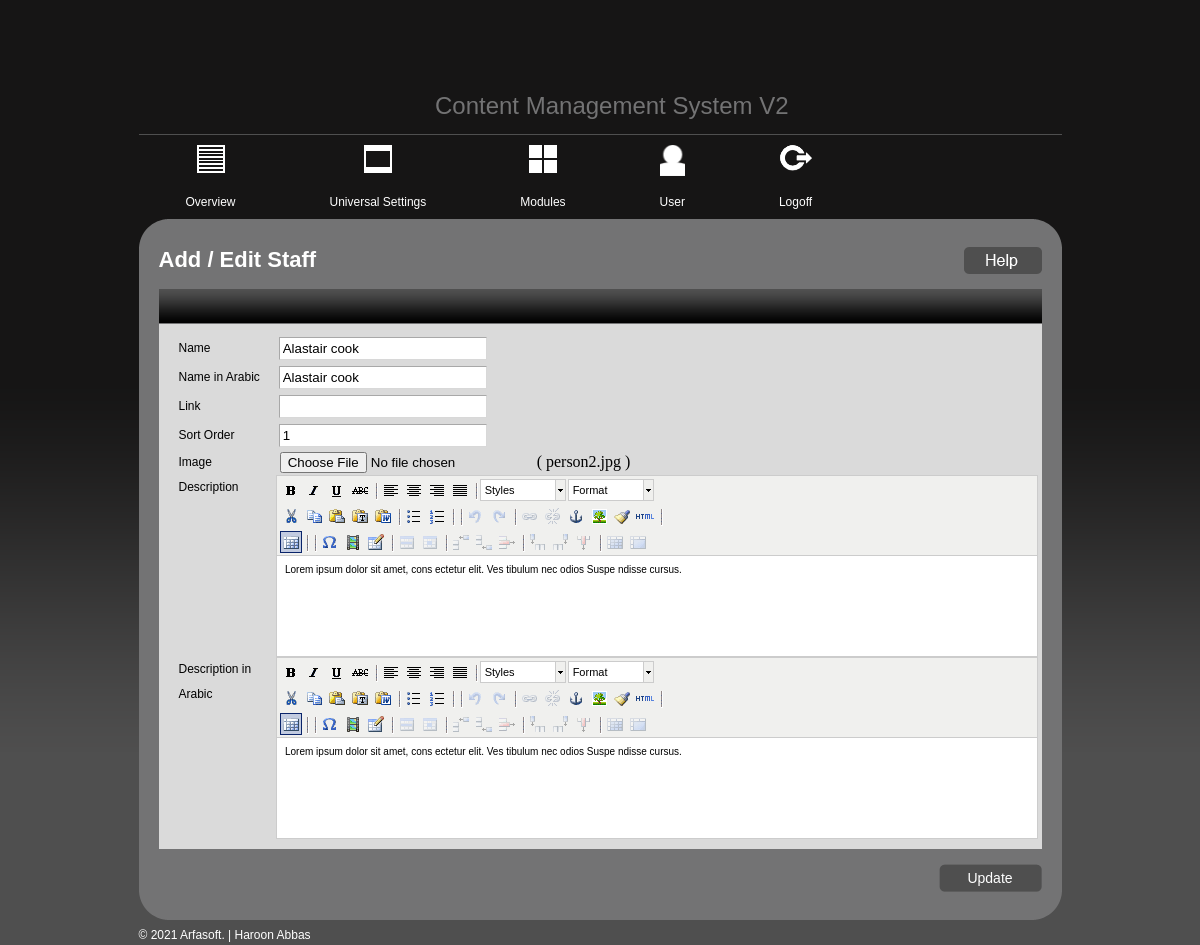
Screenshot of /admin/new_staff.php?args1=1 (signed in) with the database file from the repository.
### tables this page shows
CREATE TABLE `staff_tbl` (
  `id` int(11) NOT NULL,
  `title` varchar(255) NOT NULL,
  `image` varchar(255) NOT NULL,
  `link` varchar(255) NOT NULL,
  `sortorder` int(11) NOT NULL,
  `ar_title` blob NOT NULL,
  `ar_description` blob NOT NULL,
  `description` text NOT NULL,
  `status` int(11) DEFAULT '1'
);

### includes/db_wrapper.php (called while the page is built, shortened)
<?php
class mysqldb
{
    var $host;
    var $user;
    var $password;
    var $db_name;
    var $connection = false;
    var $result;
    var $error_level = 0;
    var $error_desc = "No errors";
    var $num_rows = 0;
    public function __construct($host, $user, $password, $db_name, $port)
    {
        $this->host = isset($host) ? $host : "localhost";
        $this->user = isset($user) ? $user : "root";
        $this->password = isset($password) ? $password : "";
        $this->db_name = isset($db_name) ? $db_name : "cms_db";
    }
    function connect($is_persistent = false)
    {
        if (!$is_persistent)
        {
            $this->connection = @mysqli_connect($this->host, $this->user, $this->password, $this->db_name);
        }
        else
        {
            $this->connection = @mysql_pconnect($this->host, $this->user, $this->password, $this->db_name);
        }
    }
    function error_report()
    {
        $this->error_level = mysqli_errno($this->connection);
        $this->error_desc = mysqli_error($this->connection);
    }
    function query($sqlString)
    {
        $this->sqlString = $sqlString;
        if ($this->connection !== false)
        {
            $this->result = mysqli_query($this->connection, $sqlString);
            if ($this->result)
            {
                $this->affected_rows = mysqli_affected_rows($this->connection);
                if (is_object($this->result))
                {
                    $this->num_rows = mysqli_num_rows($this->result);
                }
                return true;
            }
            else
            {
                $this->affected_rows = 0;
                $this->num_rows = 0;
                $this->add_debug_message(date("d/m/Y - H:i:s") . " - OPERATION FAILED: Executed [" . $this->sqlString . "] got " . $this->error_level . " " . $this->error_desc . "\r\n");
                return false;
            }
        }
        else
        {
            $this->affected_rows = 0;
            $this->num_rows = 0;
            $this->add_debug_message(date("d/m/Y - H:i:s") . " - OPERATION FAILED: No database open OR no SQL command provided" . "\r\n");
            return false;
        }
    }
    function fetch_assoc()
    {
        return mysqli_fetch_assoc($this->result);
    }
    function fetch_row($table_name, $where = false, $parameters = array())
    {
        $range = (isset($parameters['range']) && !empty($parameters['range'])) ? $parameters['range'] : " * ";
        $queryString = "SELECT $range FROM $table_name ";
        if ($where != false) $queryString .= " WHERE $where LIMIT 1";
        $this->query($queryString);
        if ($this->num_rows < 1)
        {
            return false;
        }
        else
        {
            return $this->fetch_assoc();
        }
    }
}
$mysql = new mysqldb(DB_HOST, DB_USER, DB_PASSWORD, DB_NAME, DB_PORT);
?>

### admin/includes/utility.php (called while the page is built, shortened)
<?php
	function cleaninputfield($mysql,$value){
		return mysqli_real_escape_string($mysql->connection,$value);
	}
	?>

### admin/new_staff.php (the view, shortened to what this page needs)
<?php
	include_once("../includes/config.php");
	include_once("../includes/db_wrapper.php");
	include_once("includes/utility.php");
	?>
<!DOCTYPE html PUBLIC "-//W3C//DTD XHTML 1.0 Transitional//EN" "http://www.w3.org/TR/xhtml1/DTD/xhtml1-transitional.dtd">
<html xmlns="http://www.w3.org/1999/xhtml">
<head>
<?php
	include_once("widgets/meta_tags.php");
	?>	<script type="text/javascript" src="tiny_mce/tiny_mce.js"></script>	<script type="text/javascript" src="tiny.js"></script>
</head>
<body>
	<div class="wrap">
		<?php
			include_once("widgets/header.php");
			include_once("widgets/top_menu.php");
			?>
		<div class="container-top"></div>
		<?php
			if(isset($_GET['args1'])){
				$args1 =cleaninputfield($mysql,$_GET['args1']);
				$postrow = $mysql->fetch_row("staff_tbl","id=$args1");
			}
			?>
		<form action="" method="post" name="custom_form" id="custom_form" enctype="multipart/form-data">
		<div class="container">
			<h2>Add / Edit Staff</h2>
			<div class="rightbtn">
				<a href="#"><img src="images/helpbtn.png" border="0" alt="help" /></a>
			</div>
			<div class="content">
			<div class="content-bar"></div>
			<table width="100%" border="0" cellspacing="0" cellpadding="0" class="addpage">
				  <tr>
					<td width="11%"><label for="title">Name</label></td>
					<td width="89%"><input name="title" id="title" type="text" <?php if(isset($postrow)){?> value="<?php echo stripslashes($postrow['title']); ?>"<?php } ?>/></td>
				  </tr>
				<tr>
					<td width="11%"><label for="ar_title">Name in Arabic</label></td>
					<td width="89%"><input name="ar_title" id="ar_title" type="text" <?php if(isset($postrow)){?> value="<?php echo stripslashes($postrow['ar_title']); ?>"<?php } ?>/></td>
				  </tr>
				  <tr>
				    <td><label for="link">Link</label></td>
				    <td><input name="link" id="link" type="text" <?php if(isset($postrow)){?> value="<?php echo stripslashes($postrow['link']); ?>"<?php } ?>/></td>
		        </tr>
				   <tr>
				     <td><label for="sortorder">Sort Order</label></td>
				     <td><?php
						if(isset($postrow)){
							$max_value = $postrow['sortorder'];
						}else{
							$max_value = $mysql->table_max_value("staff_tbl","sortorder");
							$max_value += 1;
						}
						?>
				<input name="sortorder" id="sortorder" type="text" value="<?php echo $max_value; ?>"/></td>
		      </tr>
			  <tr>
					<td width="11%"><label for="image">Image </label></td>
					<td><input type="file" name="image" id="image" /><?php  if(isset($postrow)){?> <?php echo "(   $postrow[image]   )"; } ?>
					</td>
				  </tr>			<tr>			<td valign="top"><label for="description">Description</label></td>
				  <td><textarea name="description" id="description" style="width:97%; height:100px;"><?php if(isset($postrow)){ echo stripslashes($postrow['description']); } ?></textarea></td>
				  </tr>
				  <tr>
				  <td valign="top"><label for="ar_description">Description in Arabic</label></td>
				  <td><textarea name="ar_description" id="ar_description" style="width:97%; height:100px;"><?php if(isset($postrow)){ echo stripslashes($postrow['ar_description']); } ?></textarea></td>
				  </tr>
			  </table>
		</div>
		<div class="addbtn-right">
	<?php
			if(isset($_GET['args1'])){ ?>
				<input name="update" id="update" border="0" type="submit" value="Update" class="addpagebtn" />
	  <?php }else{ ?>
				<input name="add" id="add" border="0" type="submit" value="Add" class="addpagebtn" />
		<?php } ?>
			</div>
		</div>
		</form>
		<div class="container-bottom"></div>
		<?php
			include_once("widgets/footer.php");
			?>
	</div>
</body>
</html>

### admin/style.css (style rules this page uses)
body { margin:0px; padding:0px; background:url(images/bodybg.png) repeat-x; background-color:#4f4f4f; }
.wrap { width:923px; margin:0 auto; }
.container-top { float:left; background:url(images/con-top.png) no-repeat; width:923px; height:28px; }
.container { float:left; width:883px; background:url(images/containerbg.png) repeat-y; padding:0px 20px; }
.container h2 { margin:0px; float:left; font-family:Arial, Helvetica, sans-serif; font-size:22px; font-weight:bold; color:#FFFFFF; }
.rightbtn { float:right; }
.content { float:left; width:883px; background-color:#dadada; margin:15px 0px; }
.content-bar { background:url(images/container-headerbg.png) repeat-x; width:883px; height:35px; }
.content .addpage { margin:10px 20px; }
.content label { color:#000000; font-family:Arial, Helvetica, sans-serif; font-size:12px; line-height:25px; }
.content input[type="text"] { width:200px; -moz-border-radius:3px; border-color:#A8A8A8 #D8D8D8 #D8D8D8 #A8A8A8; border-left:1px solid #A8A8A8; border-style:solid; border-width:1px; margin:3px; padding:3px; }
.addbtn-right { float:left; width:883px; text-align:right; }
.container-bottom { float:left; background:url(images/cont-bottom.png) no-repeat; width:923px; height:28px; }
.addpagebtn { background:url(images/addapage.png) no-repeat; width:103px; height:28px; border:none; padding:0px; color:#FFFFFF; font-family:Arial, Helvetica, sans-serif; font-size:14px; cursor:pointer; }

### admin/tiny_mce/themes/advanced/skins/default/content.css (style rules this page uses)
body, td, pre { color:#000; font-family:Verdana, Arial, Helvetica, sans-serif; font-size:10px; margin:8px; }
body { background:#FFF; }
img { border:0; }
table { cursor:default }
table td, table th { cursor:text }

### rows the page displays
staff_tbl: title "Alastair cook", ar_title "Alastair cook", sortorder "1", image "person2.jpg"
